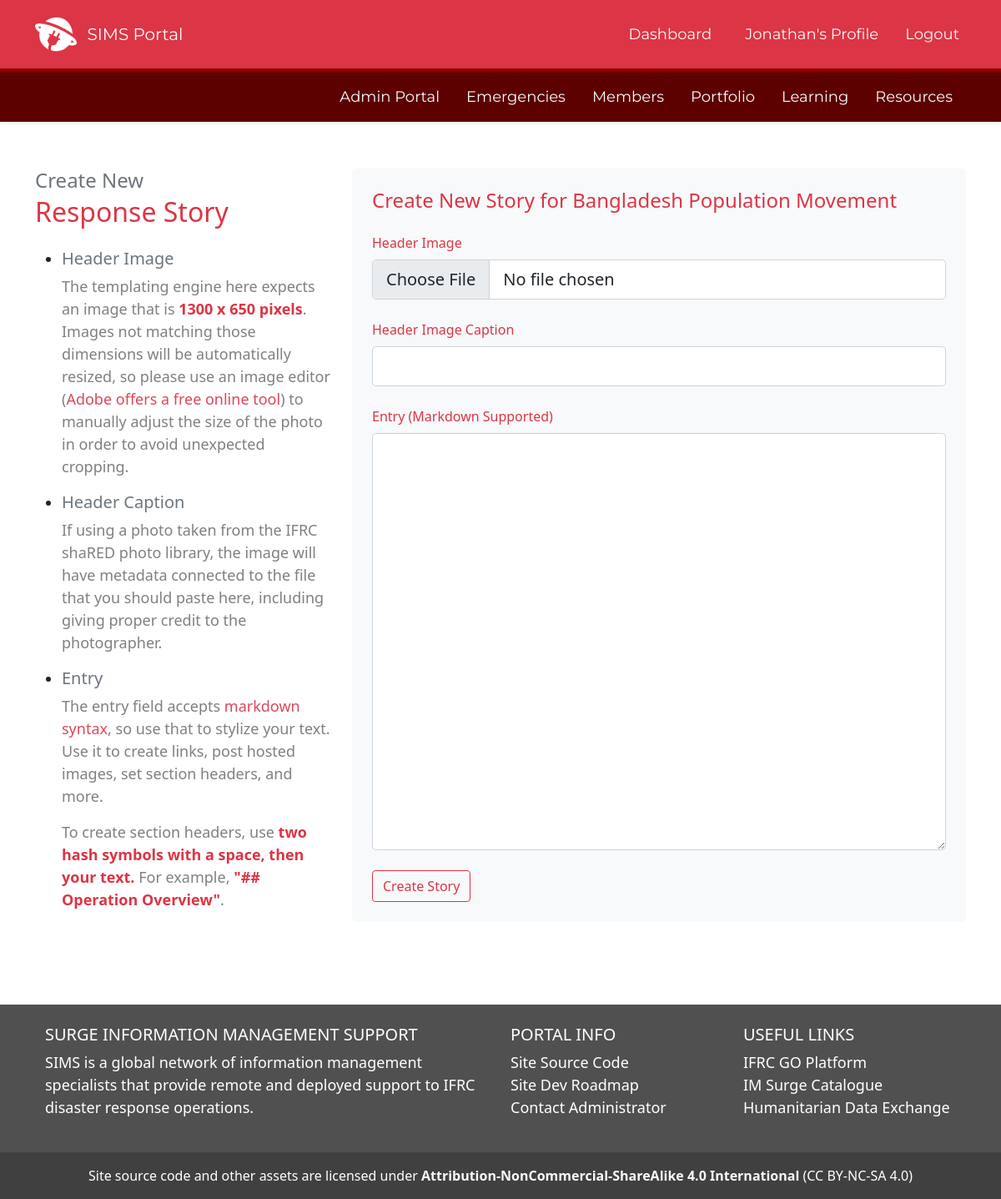
Page /story/create/35 (signed in) on the committed database.
### SIMS_Portal/models.py (models this page shows, shortened)
class User(db.Model, UserMixin):
	__tablename__ = 'user'
	id = db.Column(db.Integer, primary_key=True)
	firstname = db.Column(db.String(40), nullable=False)
	lastname = db.Column(db.String(40), nullable=False)
	status = db.Column(db.String(20), default='Pending')
	birthday = db.Column(db.Date)
	email = db.Column(db.String(120), unique=True, nullable=False)
	password = db.Column(db.String(60), nullable=False)
	molnix_id = db.Column(db.Integer)
	job_title = db.Column(db.String(120))
	unit = db.Column(db.String(120))
	bio = db.Column(db.Text)
	is_admin = db.Column(db.Boolean, default=False)
	roles = db.Column(db.String(1000))
	languages = db.Column(db.String(1000))
	image_file = db.Column(db.String(20), nullable=False, default='default.png')
	twitter = db.Column(db.String(120))
	slack_id = db.Column(db.String(120))
	github = db.Column(db.String(120))
	linked_in = db.Column(db.String(120))
	messaging_number_country_code = db.Column(db.Integer)
	messaging_number = db.Column(db.Integer)
	ns_id = db.Column(db.Integer, db.ForeignKey('nationalsociety.ns_go_id'))
	assignments = db.relationship('Assignment', backref='assigned_member')
	products = db.relationship('Portfolio', backref='creator', lazy=True)
	skills = db.relationship('Skill', secondary='user_skill', backref='members_with_skill')
	languages = db.relationship('Language', secondary='user_language', backref='members_with_language')
	badges = db.relationship('Badge', secondary='user_badge', backref='members_with_badge')
	working_groups = db.relationship('WorkingGroup', secondary='user_workinggroup', backref='members_with_workinggroup')
	created_at = db.Column(db.DateTime, server_default=func.now())
	updated_at = db.Column(db.DateTime, onupdate=func.now())
	fullname = column_property(firstname + " " + lastname)
	@hybrid_property
	def fullname(self):
		return self.firstname + " " + self.lastname

class Emergency(db.Model):
	__tablename__ = 'emergency'
	id = db.Column(db.Integer, primary_key=True)
	emergency_name = db.Column(db.String(100), nullable=False)
	emergency_status = db.Column(db.String(100), nullable=False, default='Active')
	emergency_glide = db.Column(db.String(20))
	emergency_go_id = db.Column(db.Integer)
	emergency_location_id = db.Column(db.Integer)
	emergency_review_id = db.Column(db.Integer)
	activation_details = db.Column(db.String(1000))
	slack_channel = db.Column(db.String)
	dropbox_url = db.Column(db.String)
	trello_url = db.Column(db.String)
	emergency_type_id = db.Column(db.Integer, db.ForeignKey('emergencytype.id'))
	emergency_products = db.relationship('Portfolio', backref='emergency_response', lazy=True)
	reviews = db.relationship('Review', backref='related_operation', lazy=True)
	assigned_to = db.relationship('Assignment', backref='assigned_emergency', lazy=True)
	story_id = db.relationship('Story', backref='associated_story', lazy=True)
	created_at = db.Column(db.DateTime, server_default=func.now())
	updated_at = db.Column(db.DateTime, onupdate=func.now())

### SIMS_Portal/stories/routes.py (the view)
@stories.route('/story/create/<int:emergency_id>', methods=["GET", "POST"])
@login_required
def create_story(emergency_id):
	form = NewStoryForm()
	check_existing = db.session.query(Story).filter(Story.emergency_id == emergency_id).all()
	if check_existing:
		flash('A story already exists for this emergency', 'danger')
		return redirect(url_for('emergencies.view_emergency', id=emergency_id))
	if current_user.is_admin == 0:
		list_of_admins = db.session.query(User).filter(User.is_admin==1).all()
		return render_template('errors/403.html', list_of_admins=list_of_admins), 403
	if request.method == 'POST' and current_user.is_admin == 1:
		if form.validate_on_submit():
			if form.header_image.data:
				header_file = save_header(form.header_image.data)
			else:
				header_file = 'default-banner.png'
			story = Story(header_image=header_file, header_caption=form.header_caption.data, entry=form.entry.data, emergency_id=emergency_id)
			db.session.add(story)
			db.session.commit()
			flash('New story added!', 'success')
			return redirect(url_for('stories.view_story', emergency_id = emergency_id))
	else:
		emergency_name = db.session.query().with_entities(Emergency.emergency_name).filter(Emergency.id == emergency_id).first()
		return render_template('story_create.html', form=form, emergency_name=emergency_name)

### SIMS_Portal/stories/forms.py
class NewStoryForm(FlaskForm):
	header_image = FileField('Header Image', validators=[FileAllowed(['jpg', 'png'])])
	header_caption = StringField('Header Image Caption')
	entry = TextAreaField('Entry (Markdown Supported)', render_kw={'style':'height: 500px'})
	submit = SubmitField('Create Story')

### SIMS_Portal/models.py (called while the page is built)
@login_manager.user_loader
def load_user(user_id):
	return User.query.get(int(user_id))

### SIMS_Portal/templates/story_create.html (shortened to what this page needs)
{% extends "layout.html" %}
{% block content %}
<div class="container">
	<div class="row my-5">
		<div class="col-md-4">
			<h4 class="text-secondary mb-1">Create New</h4>
			<h2 class="text-danger mb-4">Response Story</h2>
			<ul class="timeline">
				<li>
					<h5 class="text-secondary">Header Image</h5>
					<p id="sidebar-guidance">The templating engine here expects an image that is <span class='fw-bold text-danger'>1300 x 650 pixels</span>. Images not matching those dimensions will be automatically resized, so please use an image editor (<a href='https://www.adobe.com/express/feature/image/resize'>Adobe offers a free online tool</a>) to manually adjust the size of the photo in order to avoid unexpected cropping.</p>
				</li>
				<li>
					<h5 class="text-secondary">Header Caption</h5>
					<p id="sidebar-guidance">If using a photo taken from the IFRC shaRED photo library, the image will have metadata connected to the file that you should paste here, including giving proper credit to the photographer.</p>
				</li>
				<li>
					<h5 class="text-secondary">Entry</h5>
					<p id="sidebar-guidance">The entry field accepts <a href='https://www.markdownguide.org/basic-syntax/'>markdown syntax</a>, so use that to stylize your text. Use it to create links, post hosted images, set section headers, and more.</p>
					<p id="sidebar-guidance">To create section headers, use <span class='fw-bold text-danger'> two hash symbols with a space, then your text.</span> For example, <span class='fw-bold text-danger'>"## Operation Overview"</span>.</p>
				</li>
			</ul>
		</div>
		<div class="col">
			<form action="" method="POST" enctype="multipart/form-data" class="mx-auto p-4 bg-light text-light rounded-3" novalidate>
				<div class="row">
					<h4 class="text-danger pb-3">Create New Story for {{emergency_name[0]}}</h4>
							<div class="form-group pb-4">
								{{ form.header_image.label(class="form-control-label pb-2 text-danger") }}
								{% if form.header_image.errors %}
									{{ form.header_image(class="form-control form-control-lg is-invalid") }}
										<div class="invalid-feedback">
											{% for error in form.header_image.errors %}
												<span>{{ error }}</span>
											{% endfor %}
										</div>
								{% else %}
									{{ form.header_image(class="form-control form-control-lg") }}
								{% endif %}
							</div>
						<div class="form-group pb-4">
							{{ form.header_caption.label(class="form-control-label pb-2 text-danger") }}
							{% if form.header_caption.errors %}
								{{ form.header_caption(class="form-control form-control-lg is-invalid") }}
									<div class="invalid-feedback">
										{% for error in form.header_caption.errors %}
											<span>{{ error }}</span>
										{% endfor %}
									</div>
							{% else %}
								{{ form.header_caption(class="form-control form-control-lg") }}
							{% endif %}
						</div>
				</div>
				<div class="row">
						<div class="form-group pb-4">
							{{ form.entry.label(class="form-control-label pb-2 text-danger") }}
							{% if form.entry.errors %}
								{{ form.entry(class="form-control form-control-lg is-invalid") }}
									<div class="invalid-feedback">
										{% for error in form.entry.errors %}
											<span>{{ error }}</span>
										{% endfor %}
									</div>
							{% else %}
								{{ form.entry(class="form-control form-control-lg datepicker", type="date") }}
							{% endif %}
						</div>
				</div>
				{{ form.submit(class="btn btn-outline-danger") }}
			</form>
		</div>
	</div>
</div>
{% endblock content %}

### SIMS_Portal/templates/layout.html (shortened to what this page needs)
<!DOCTYPE html>
<html lang="en">
<head>
	<link href="https://cdn.jsdelivr.net/npm/bootstrap@5.1.3/dist/css/bootstrap.min.css" rel="stylesheet">
	<link rel="stylesheet" type="text/css" href="https://cdn.datatables.net/1.12.1/css/jquery.dataTables.css">
	<link rel="stylesheet" type="text/css" href="{{ url_for('static', filename='css/main.css') }}">
	<link rel="stylesheet" href="https://cdn.jsdelivr.net/npm/bootstrap-icons@1.8.3/font/bootstrap-icons.css">
	<link rel="stylesheet" href="https://cdn.jsdelivr.net/npm/fullcalendar@5.11.0/main.min.css">
	<link rel="stylesheet" href="https://maxcdn.bootstrapcdn.com/font-awesome/4.7.0/css/font-awesome.min.css">
</head>
<body class="d-flex flex-column min-vh-100" data-spy="scroll" data-target=".card" data-offset="50">
	<header>
	<nav id="navbar_top" class="navbar navbar-expand-md navbar-dark bg-danger navbar-static-top py-3">
	 <div class="container">
		 <img src='/static/assets/img/SIMS-Logo-Dark.png' height='50px'>&nbsp &nbsp
		{% if current_user.is_authenticated %}
			<a class="navbar-brand" href="/dashboard" style="font-family: 'Montserrat';">SIMS Portal </a>
		{% else %}
			<a class="navbar-brand" href="/" style="font-family: 'Montserrat';">Surge Information Management Support</a>
		{% endif %}
	  <div class="collapse navbar-collapse" id="main_nav">
		<ul class="navbar-nav ms-auto">
			{% if current_user.is_authenticated %}
				{% if request.path == '/dashboard' %}
					<li class="nav-item px-3"><button type="button" class="btn btn-light" style="font-family: 'Montserrat';">Dashboard</button></li>
				{% else %}
					<li class="nav-item px-3"><a class="nav-link text-light" href="/dashboard" style="font-family: 'Montserrat';"> Dashboard </a></li>
				{% endif %}
				{% if '/profile_edit/' in request.path %}
				<li class="nav-item px-2"><a class="nav-link text-light" href="/profile" style="font-family: 'Montserrat';"> Your Profile </a></li>
				{% elif request.path == '/profile' %}
					<li class="nav-item px-2"><button type="button" class="btn btn-light" style="font-family: 'Montserrat';">{{ current_user.firstname }}'s Profile</button></li>
				{% else %}
				<li class="nav-item px-2"><a class="nav-link text-light" href="/profile" style="font-family: 'Montserrat';"> {{ current_user.firstname }}'s Profile </a></li>
				{% endif %}
				<li class="nav-item ps-2"><a class="nav-link Montserrat text-light" href="/logout"> Logout </a></li>
			{% endif %}
		</ul>
	  </div>
	</nav>
	{% if current_user.is_authenticated %}
	<nav id="navbar_top_login" class="navbar navbar-expand-sm box-shadow shadow-sm navbar-dark sticky-top mb-2">
	 <div class="container">
	  <div class="collapse navbar-collapse" id="main_nav">
			<ul class="navbar-nav ms-auto">
				{% if current_user.is_admin == 1 %}
					{% if '/admin_landing' in request.path %}
					<li class="nav-item px-2"><button type="button" class="btn btn-light" style="font-family: 'Montserrat';">Admin Portal</button></li>
					{% else %}
					<li class="nav-item px-2"><a class="nav-link text-light" href="/admin_landing" style="font-family: 'Montserrat';">Admin Portal</a></li>
					{% endif %}
				{% endif %}
				{% if '/emergencies/all' in request.path %}
					<li class="nav-item px-2"><button type="button" class="btn btn-light" style="font-family: 'Montserrat';">Emergencies</button></li>
				{% else %}
					<li class="nav-item px-2"><a class="nav-link text-light" href="{{ url_for('emergencies.view_all_emergencies')}}" style="font-family: 'Montserrat';">Emergencies</a></li>
				{% endif %}
				{% if '/members/all' in request.path %}
					<li class="nav-item px-2"><button type="button" class="btn btn-light" style="font-family: 'Montserrat';">Members</button></li>
				{% else %}
					<li class="nav-item px-2"><a class="nav-link text-light" href="{{ url_for('users.members_all')}}" style="font-family: 'Montserrat';">Members</a></li>
				{% endif %}
				{% if '/all_products' in request.path %}
					<li class="nav-item px-2"><button type="button" class="btn btn-light" style="font-family: 'Montserrat';">Portfolio</button></li>
				{% else %}
					<li class="nav-item px-2"><a class="nav-link text-light" href="{{ url_for('portfolios.all_products')}}" style="font-family: 'Montserrat';">Portfolio</a></li>
				{% endif %}
				{% if '/learning' in request.path %}
					<li class="nav-item px-2"><button type="button" class="btn btn-light" style="font-family: 'Montserrat';">Learning</button></li>
				{% else %}
					<li class="nav-item px-2"><a class="nav-link text-light" href="{{ url_for('main.learning')}}" style="font-family: 'Montserrat';">Learning</a></li>
				{% endif %}
				{% if '/resources' in request.path %}
					<li class="nav-item px-2"><button type="button" class="btn btn-light" style="font-family: 'Montserrat';">Resources</button></li>
				{% else %}
					<li class="nav-item px-2"><a class="nav-link text-light" href="{{ url_for('main.resources')}}" style="font-family: 'Montserrat';">Resources</a></li>
				{% endif %}
			</ul>
		</div>
	  </div>
	</nav>
	{% endif %}
	</header>
	{% block content %}{% endblock %}
	<br><br>
	<footer class="text-white text-center text-lg-start mt-auto" style='background: #505050'>
	  <div class="container p-4">
		<div class="row">
		  <div class="col-lg-6 col-md-12 mb-4 mb-md-0">
			<h5 class="text-uppercase">Surge Information Management Support</h5>
			<p>
			  SIMS is a global network of information management specialists that provide remote and deployed support to IFRC disaster response operations.
			</p>
		  </div>
		  <div class="col-lg-3 col-md-6 mb-4 mb-md-0">
			<h5 class="text-uppercase">Portal Info</h5>
			<ul class="list-unstyled mb-0">
			  <li>
				<a href="https://github.com/JonathanGarro/SIMS-Portal-Neo" class="text-white">Site Source Code</a>
			  </li>
			  <li>
				<a href="https://trello.com/b/zzwVdwoY/sims-portal-development-roadmap" class="text-white">Site Dev Roadmap</a>
			  </li>
			  <li>
				<a href="#!" class="text-white">Contact Administrator</a>
			  </li>
			</ul>
		  </div>
		  <div class="col-lg-3 col-md-6 mb-4 mb-md-0">
			  <h5 class="text-uppercase">Useful Links</h5>
			  <ul class="list-unstyled mb-0">
				<li>
				  <a href="https://go.ifrc.org" class="text-white">IFRC GO Platform</a>
				</li>
				<li>
				  <a href="https://go.ifrc.org/deployments/catalogue/infoMgt" class="text-white">IM Surge Catalogue</a>
				</li>
				<li>
				  <a href="https://data.humdata.org" class="text-white">Humanitarian Data Exchange</a>
				</li>
			  </ul>
			</div>
		</div>
	  </div>
	  <div class="text-center p-3" style="background-color: rgba(0, 0, 0, 0.2);">
		Site source code and other assets are licensed under <a href='http://creativecommons.org/licenses/by-nc-sa/4.0/' class='text-light fw-bold'> Attribution-NonCommercial-ShareAlike 4.0 International</a> (CC BY-NC-SA 4.0)
	  </div>
	</footer>
</body>
</html>

### SIMS_Portal/static/css/main.css (style rules this page uses)
a { text-decoration: none; color: #df4759 }
a:link { text-decoration: none; color: #df4759 }
body { position: relative; }
p { font-size: 18px; font: Verdana; }
li { font-size: 18px; }
#navbar_top_login { background: #5c0000 !important; }
#sidebar-guidance { font-size: 1em; color: grey }
h2 { margin-bottom:0; }
#navbar_top { border-bottom: 5px solid #890000; }
.Montserrat { font-family: 'Montserrat'; }

### rows in the picture
User: firstname "Jonathan"
Emergency: emergency_name "Bangladesh Population Movement"
